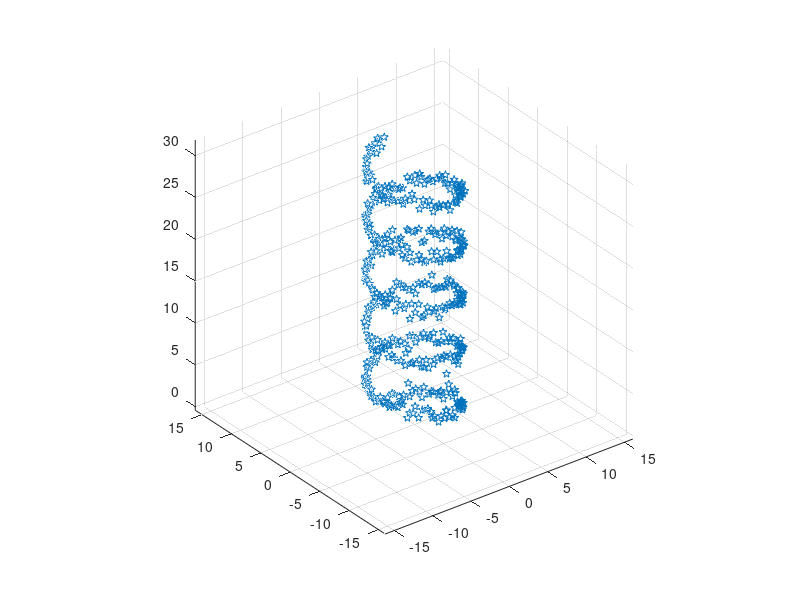

This chart was generated by the following MATLAB code: (Note: this script raises an error after producing the figure.)
% 
% Very short description of the files in this folder
%%%%%%%%%%%%%%%%%%%%%%%%%%%%%%%%%%%%%%%%%%%%%%%%%%%%% 
% mixturefit.m 
% Standard Gaussian Mixture Model fit to the data. I got this Matlab code from Todd Leen.
% 
% pnormal.m
% used by mixturefit.m 
%
% plotgmmpdf.m
% A (very stupid) function that plots the GMM pdf. Only works in 2 dimensions. 
% It inputs the GMM parameters along with the boundaries and the sampling density of the pdf to be plotted.
% 
% pc_projection_gmm.m
% This is the main routine that projects any point x into the feature space 
% onto the principal surface of target dimensionality. 
% - Inputs the GMM parameters, and x. 
% - Outputs x* - principal curve projection of x.
%
% pc_projection_multidim.m
% This is the main pc projection routine based on KDE. inputs the data
% samples and the kernel size, outputs the principal curve projection of
% the data
%
% gmmpdf.m
% - Inputs the GMM parameters and x
% - Outputs p(x), g(x), H(x), SI(x) (and also optionally another vector for an
% intermediate step that I use in the projection)
% 
%%%%%%%%%%%%%%%

clear all
close all

% generating data
% dataflag = 1   A single Gaussian in 2D
% dataflag = 2   Gaussian mixture with 3 components in 2D (*-type intersection)
% dataflag = 3   Gaussian mixture with 3 components in 2D (T-type intersection)

n=501;
data = zeros(3,n);
r1 = randn(1,n);
r2 = randn(1,n);
r3 = randn(1,n);
t = linspace(0,10*pi,n);
x = 5*sin(t);
y = 5*cos(t);
z = t;
data(1,:) = x+0.1*r1;
data(2,:) = y+0.1*r2;
data(3,:) = z+0.5*r3;

plot3(data(1,:),data(2,:),data(3,:),'p'),axis equal;grid;

% fitting GMM to the data 

% assuming we know the number of components
%if dataflag==1,ncomp=1;else,ncomp=3;end

%constraint=0; %which means we are looking for full covariance
%eps=1e-6; %default value
%[alphas,means,mcovs]=mixturefit(data',ncomp,constraint,eps);

% let's see how it looks like
%scale=trace(cov(data'));
%xmin=min(data(1,:))-scale/10;ymin=min(data(2,:))-scale/10;
%xmax=max(data(1,:))+scale/10;ymax=max(data(2,:))+scale/10;
%density=10;
%plotgmmpdf(xmin,xmax,ymin,ymax,density,alphas,means,mcovs);

% now project the data points onto the principal curve
targetdim = 1; % the target dimensionality is 1 for principal curve. 
               % for any principal surface of different dimensionality just 
               % change this
data_in = data;% initialize on a grid, or onto the data points themselves
%pc_projection = pc_projection_GMM(means,alphas,mcovs,targetdim,data_in)

%figure,plot(data(1,:),data(2,:),'.');hold on,
%title('PC projection with GMM pdf')
%plot(pc_projection(1,:),pc_projection(2,:),'.r');axis equal;

% now let's see what happens with a KDE... 
% targetdim = 1 as before, we don't want to find a principal surface etc.
% but the principal curve.
% 
kernel_sigma = 1.5; % play with this parameter... I handpicked the one over
                    % here but there are many ways to select a good kernel 
                    % bandwidth. See my thesis for references...

pc_projection=pc_project_multidim(data,data_in,kernel_sigma,targetdim)
pc_projection = pc_projection';
figure,plot3(data(1,:),data(2,:),data(3,:),'.');hold on,
title('PC projection with KDE pdf')
plot3(pc_projection(1,:),pc_projection(2,:),pc_projection(3,:),'.r');axis equal;grid;

keyboard;